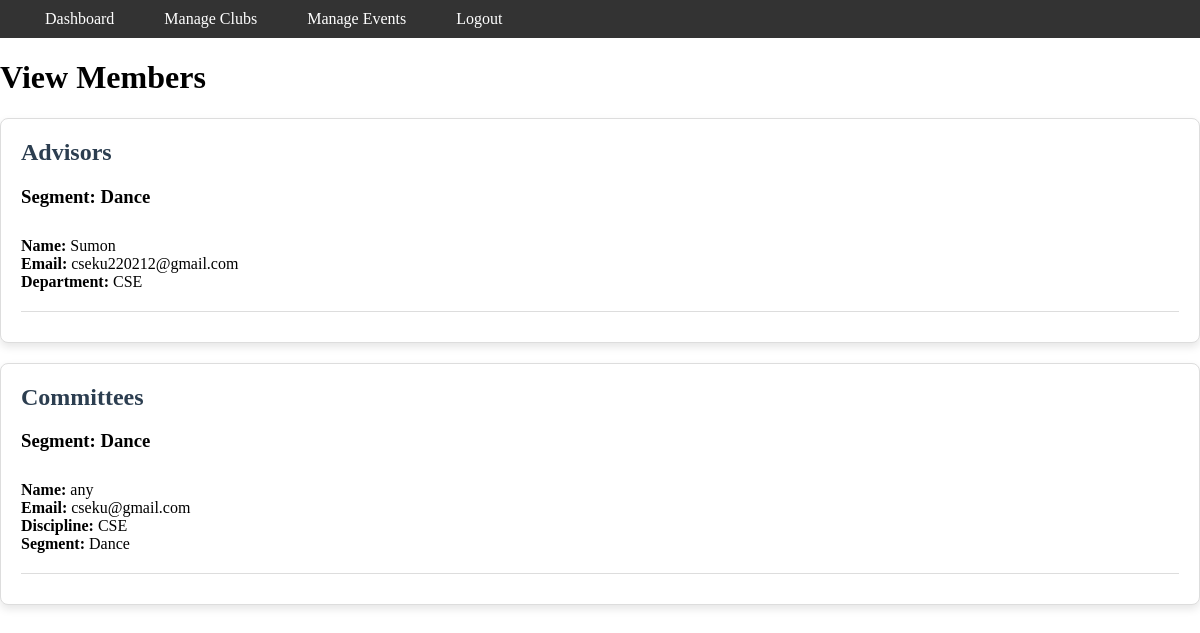
The page /admin/view_members.php (signed in) on the database its author committed.
### tables this page shows
CREATE TABLE `advisors` (
  `advisor_id` int(11) NOT NULL,
  `name` varchar(255) NOT NULL,
  `email` varchar(255) NOT NULL,
  `department` varchar(255) NOT NULL,
  `segment_id` int(11) DEFAULT NULL
);

CREATE TABLE `committees` (
  `committee_id` int(11) NOT NULL,
  `name` varchar(100) NOT NULL,
  `event_id` int(11) DEFAULT NULL,
  `advisor_id` int(11) DEFAULT NULL,
  `email` varchar(100) DEFAULT NULL,
  `department` varchar(100) DEFAULT NULL,
  `segment_id` int(11) DEFAULT NULL
);

### admin/view_members.php (the view, shortened to what this page needs)
<?php
include('../includes/header_admin.php');
include('../includes/dbconnect.php');
$advisors = [];
$result = $conn->query("SELECT a.*, s.name AS segment_name
                        FROM advisors a
                        LEFT JOIN segments s ON a.segment_id = s.segment_id");
if ($result->num_rows > 0) {
    while ($row = $result->fetch_assoc()) {
        $advisors[$row['segment_name']][] = $row;
    }
}
$committees = [];
$result = $conn->query("SELECT c.*, s.name AS segment_name
                        FROM committees c
                        LEFT JOIN segments s ON c.segment_id = s.segment_id");
if ($result->num_rows > 0) {
    while ($row = $result->fetch_assoc()) {
        $committees[$row['segment_name']][] = $row;
    }
}
?>
<!DOCTYPE html>
<html lang="en">
<head>
    <link rel="stylesheet" href="../assets/css/view_members.css">
</head>
<body>
    <div class="container">
        <h1>View Members</h1>
        <div class="card">
            <h2>Advisors</h2>
            <?php if (!empty($advisors)): ?>
                <?php foreach ($advisors as $segment_name => $advisor_group): ?>
                    <h3>Segment: <?php echo htmlspecialchars($segment_name); ?></h3>
                    <ul>
                        <?php foreach ($advisor_group as $advisor): ?>
                            <li>
                                <strong>Name:</strong> <?php echo htmlspecialchars($advisor['name']); ?><br>
                                <strong>Email:</strong> <?php echo htmlspecialchars($advisor['email']); ?><br>
                                <strong>Department:</strong> <?php echo htmlspecialchars($advisor['department']); ?>
                            </li>
                            <hr>
                        <?php endforeach; ?>
                    </ul>
                <?php endforeach; ?>
            <?php else: ?>
                <p>No advisors found.</p>
            <?php endif; ?>
        </div>
        <div class="card">
            <h2>Committees</h2>
            <?php if (!empty($committees)): ?>
                <?php foreach ($committees as $segment_name => $committee_group): ?>
                    <h3>Segment: <?php echo htmlspecialchars($segment_name); ?></h3>
                    <ul>
                        <?php foreach ($committee_group as $committee): ?>
                            <li>
                                <strong>Name:</strong> <?php echo htmlspecialchars($committee['name']); ?><br>
                                <strong>Email:</strong> <?php echo htmlspecialchars($committee['email']); ?><br>
                                <strong>Discipline:</strong> <?php echo htmlspecialchars($committee['department']); ?><br>
                                <strong>Segment:</strong> <?php echo htmlspecialchars($segment_name); ?>
                            </li>
                            <hr>
                        <?php endforeach; ?>
                    </ul>
                <?php endforeach; ?>
            <?php else: ?>
                <p>No committees found.</p>
            <?php endif; ?>
        </div>
    </div>
</body>
</html>

### assets/css/style.css (style rules this page uses)
body, ul, li, a { margin: 0; padding: 0; list-style: none; text-decoration: none; }

### assets/css/view_members.css (style rules this page uses)
.card { background: #fff; border: 1px solid #ddd; border-radius: 8px; margin-bottom: 20px; padding: 20px; box-shadow: 0 4px 8px rgba(0, 0, 0, 0.1); }
.card h2 { margin-top: 0; font-size: 24px; color: #2c3e50; }
.card ul { list-style: none; padding: 0; }
.card li { padding: 10px 0; }
.card hr { border: 0; border-top: 1px solid #ddd; margin: 10px 0; }

### rows shown on the page
advisors: name "Sumon", email "cseku220212@gmail.com", department "CSE"
committees: name "any", email "cseku@gmail.com", department "CSE", segment_name "Dance"

### other values the page prints
$name "Dashboard"
$name "Manage Clubs"
$name "Manage Events"
$name "Logout"
$segment_name "Dance"
